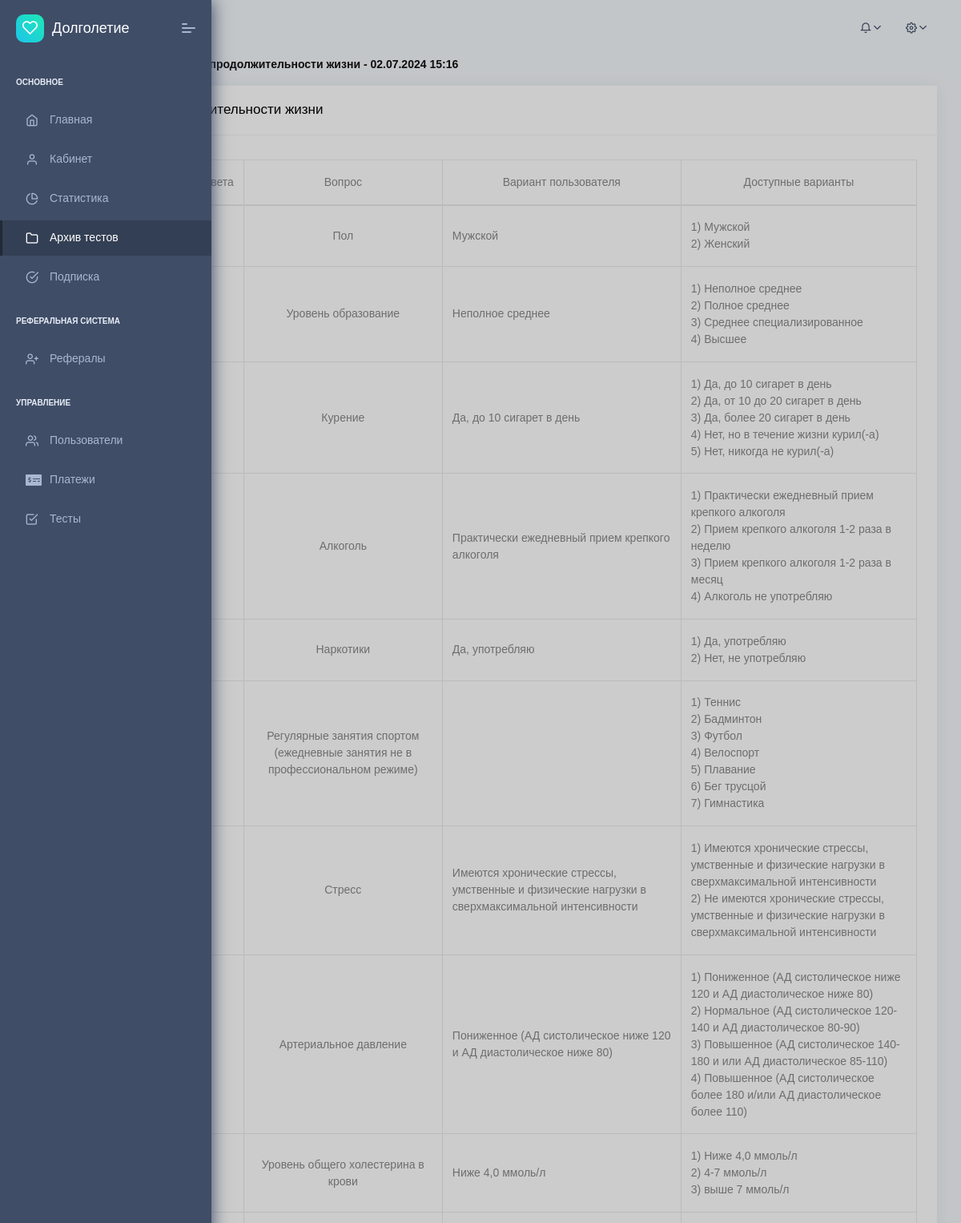
Page /app/quiz/21 (signed in, upper part) on the committed database.
### app/models/user_quiz.py (models this page shows, shortened)
class UserQuiz(BaseModel):
    quiz = models.ForeignKey(Quiz, on_delete=models.SET_NULL, null=True, blank=True, related_name='user_quizzes')
    user = models.ForeignKey(User, on_delete=models.CASCADE, null=True, blank=True, related_name='user_quizzes')
    full_name = models.CharField(max_length=120)
    email = models.EmailField(null=True, blank=True)
    current_age = models.IntegerField(default=0, null=True, blank=True)
    weight = models.IntegerField(default=0, null=True, blank=True)
    height = models.IntegerField(default=0, null=True, blank=True)
    location = models.ForeignKey(
        Location, on_delete=models.SET_NULL, null=True, blank=True, related_name='user_quizzes'
    )
    accuracy = models.DecimalField(max_digits=5, decimal_places=2, default=0, verbose_name='Точность')
    duration = models.DecimalField(max_digits=4, decimal_places=2, default=0, verbose_name='Продолжительность')
    class Meta:
        verbose_name = 'Тест пользователя'
        verbose_name_plural = 'Тесты пользователя'

### app/models/quiz.py (models this page shows, shortened)
class Quiz(BaseModel):
    name = models.CharField(max_length=256)
    class Meta:
        verbose_name = 'Опросник'
        verbose_name_plural = 'Опросники'

class Question(BaseModel):
    class DisplayTypeChoices(models.TextChoices):
        SELECT = 'select', 'Выпадающий список'
        SWITCH = 'switch', 'Переключатель'
    text = models.TextField(verbose_name='Текст')
    quiz = models.ForeignKey(Quiz, on_delete=models.CASCADE, related_name='questions')
    is_required = models.BooleanField(default=False, verbose_name='Обязательное поле')
    is_multiple = models.BooleanField(default=False, verbose_name='Несколько вариантов')
    is_recommendation = models.BooleanField(default=False, verbose_name='Есть ли рекомендация')
    is_editable = models.BooleanField(default=False, verbose_name='Изменяемый')
    recommendation = RichTextField(null=True, blank=True, verbose_name='Рекомендация')
    display_type = models.CharField(
        max_length=128, choices=DisplayTypeChoices.choices, default=DisplayTypeChoices.SELECT,
        verbose_name='Как показать'
    )
    class Meta:
        verbose_name = 'Вопрос'
        verbose_name_plural = 'Вопросы'

class Answer(BaseModel):
    text = models.TextField()
    question = models.ForeignKey(Question, on_delete=models.CASCADE, related_name='answers')
    duration = models.DecimalField(max_digits=4, decimal_places=2, default=0)
    class Meta:
        verbose_name = 'Вариант'
        verbose_name_plural = 'Варианты'

### app/views/user_quiz.py (the view)
# urls.py: path('quiz/<int:user_quiz_id>', views.quiz_detail, name='quiz_detail'),
@login_required
def quiz_detail(request, user_quiz_id):
    user_quiz = get_object_or_404(UserQuiz, pk=user_quiz_id)
    user_questions_and_answers = {}
    user_answers = user_quiz.user_answers.all()
    user_questions = user_answers.values_list('question_id', flat=True)
    for q in user_questions:
        user_questions_and_answers[q] = user_answers.filter(question_id=q).values_list('answers__text', flat=True)
    quiz = user_quiz.quiz
    quiz_questions = quiz.questions.all()
    data = calculate_life_expectancy(user_quiz)
    return render(request, 'app/user_quiz/detail.html', {
        'user_quiz': user_quiz,
        'user_questions_and_answers': user_questions_and_answers,
        'quiz_questions': quiz_questions,
        'data': data
    })

### app/service/user_quiz.py (called while the page is built)
def _calculate_bmi_duration(weight: int, height: int) -> float:
    height /= 100
    BMI = weight / (height * height)
    BMI = round(BMI, 2)
    if BMI < 25:
        BMI_duration = 0
    elif 25 <= BMI < 30:
        BMI_duration = -2.4
    elif 30 <= BMI < 35:
        BMI_duration = -5.9
    elif 35 <= BMI < 40:
        BMI_duration = -7.8
    else:
        BMI_duration = -9.5
    return BMI_duration

def _generate_random_number(start: float, end: float, step: float) -> float:
    start = Decimal(start)
    end = Decimal(end)
    step = Decimal(step)
    steps = int((end - start) / step)
    random_step = random.randint(0, steps)
    random_number = start + random_step * step
    return float(random_number)

### app/templatetags/general.py (called while the page is built)
@register.filter(name='get_value_for_key')
def get_value_for_key(data, key, default_value=''):
    value = data.get(key, default_value)
    return value

### app/templates/app/user_quiz/detail.html (shortened to what this page needs)
{% extends 'base.html' %}
{% load general %}
{% block name %}
    {{ user_quiz.quiz.name }}
{% endblock %}
{% block breadcrumb %}
    <ul class="breadcrumb">
        <li class="breadcrumb-item">
            <a href="">
            </a>
        </li>
        <li class="breadcrumb-item">
            <a href="{% url 'app:quiz_list' %}">Тесты</a>
        </li>
        <li class="breadcrumb-item">
            <a href="{% url 'app:quiz_list' %}">{{ user_quiz.quiz.name }}
                - {{ user_quiz.created_at|date:'d.m.Y H:i' }}</a>
        </li>
    </ul>
{% endblock %}
{% block content %}
    <table class="table table-responsive-md table-bordered text-center">
        <thead>
        <tr>
            <td>№</td>
            <td>Наличие ответа</td>
            <td>Вопрос</td>
            <td>Вариант пользователя</td>
            <td>Доступные варианты</td>
        </tr>
        </thead>
        <tbody>
        {% for question in quiz_questions %}
            <tr>
                <td class="align-middle">{{ forloop.counter }}</td>
                <td class="align-middle">
                </td>
                <td class="align-middle" style="white-space: normal">{{ question.text }}</td>
                <td class="align-middle text-left" style="white-space: normal">
                    {% if question.id in user_questions_and_answers %}
                        {% for answer in user_questions_and_answers|get_value_for_key:question.id %}
                            {{ answer }}<br>
                        {% endfor %}
                    {% endif %}
                </td>
                <td class="align-middle text-left" style="white-space: normal">
                    <div>
                        {% for answer in question.answers.all %}
                            {{ forloop.counter }}) {{ answer.text }}<br>
                        {% endfor %}
                    </div>
                </td>
            </tr>
        {% endfor %}
        </tbody>
    </table>
{% endblock %}

### rows in the picture
UserQuiz: quiz.name "Расчет продолжительности жизни", created_at "02.07.2024 15:16"
Question: text "Пол", user_questions_and_answers "Мужской"
Answer: text "Мужской"
Answer: text "Женский"
Question: text "Уровень образование", user_questions_and_answers "Неполное среднее"
Answer: text "Неполное среднее"
Answer: text "Полное среднее"
Answer: text "Среднее специализированное"
Answer: text "Высшее"
Question: text "Курение", user_questions_and_answers "Да, до 10 сигарет в день"
Answer: text "Да, до 10 сигарет в день"
Answer: text "Да, от 10 до 20 сигарет в день"
Answer: text "Да, более 20 сигарет в день"
Answer: text "Нет, но в течение жизни курил(-а)"
Answer: text "Нет, никогда не курил(-а)"
Question: text "Алкоголь", user_questions_and_answers "Практически ежедневный прием крепкого алкоголя"
Answer: text "Практически ежедневный прием крепкого алкоголя"
Answer: text "Прием крепкого алкоголя 1-2 раза в неделю"
Answer: text "Прием крепкого алкоголя 1-2 раза в месяц"
Answer: text "Алкоголь не употребляю"
Question: text "Наркотики", user_questions_and_answers "Да, употребляю"
Answer: text "Да, употребляю"
Answer: text "Нет, не употребляю"
Question: text "Регулярные занятия спортом (ежедневные занятия не в профессиональном режиме)"
Answer: text "Теннис"
Answer: text "Бадминтон"
Answer: text "Футбол"
Answer: text "Велоспорт"
Answer: text "Плавание"
Answer: text "Бег трусцой"
Answer: text "Гимнастика"
Question: text "Стресс", user_questions_and_answers "Имеются хронические стрессы, умственные и физические нагрузки в сверхмаксимальной интенсивности"
Answer: text "Имеются хронические стрессы, умственные и физические нагрузки в сверхмаксимальной интенсивности"
Answer: text "Не имеются хронические стрессы, умственные и физические нагрузки в сверхмаксимальной интенсивности"
Question: text "Артериальное давление", user_questions_and_answers "Пониженное (АД систолическое ниже 120 и АД диастолическое ниже 80)"
Answer: text "Пониженное (АД систолическое ниже 120 и АД диастолическое ниже 80)"
Answer: text "Нормальное (АД систолическое 120-140 и АД диастолическое 80-90)"
Answer: text "Повышенное (АД систолическое 140-180 и или АД диастолическое 85-110)"
Answer: text "Повышенное (АД систолическое более 180 и/или АД диастолическое более 110)"
Question: text "Уровень общего холестерина в крови", user_questions_and_answers "Ниже 4,0 ммоль/л"
Answer: text "Ниже 4,0 ммоль/л"
Answer: text "4-7 ммоль/л"
Answer: text "выше 7 ммоль/л"
